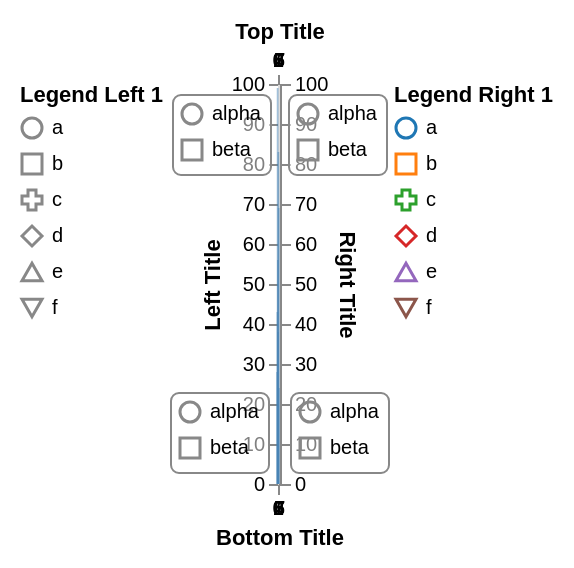

Here is the Vega-Lite specification saved for this chart:
### Vega specification from a JSON file in a GitHub repository (floating-point values rounded to 4 significant figures)
{"height": 200, "padding": 10, "signals": [{"name": "width", "update": "span(range('xscale'))"}, {"name": "cursor", "value": "default", "on": [{"events": {"marktype": "rect", "type": "mousedown"}, "update": {"value": "default"}}, {"events": {"marktype": "rect", "type": "mouseover"}, "update": {"value": "ew-resize"}}, {"events": {"marktype": "rect", "type": "mouseout"}, "update": {"value": "default"}}]}], "data": [{"name": "values", "values": [{"x": 0, "y": 28}, {"x": 1, "y": 43}, {"x": 2, "y": 99}, {"x": 3, "y": 56}, {"x": 4, "y": 38}, {"x": 5, "y": 83}, {"x": 6, "y": 69}, {"x": 7, "y": 24}]}], "scales": [{"name": "xscale", "type": "band", "bandSize": 40, "domain": {"data": "values", "field": "x"}}, {"name": "yscale", "type": "linear", "range": [{"signal": "height"}, 0], "domain": {"data": "values", "field": "y"}, "zero": true, "nice": true}, {"name": "shapeScale", "type": "ordinal", "domain": ["a", "b", "c", "d", "e", "f"], "range": ["circle", "square", "cross", "diamond", "triangle-up", "triangle-down"]}, {"name": "colorScale", "type": "ordinal", "domain": ["a", "b", "c", "d", "e", "f"], "scheme": "category10"}, {"name": "innerScale", "type": "ordinal", "domain": ["alpha", "beta"], "range": ["circle", "square"]}], "axes": [{"scale": "yscale", "orient": "left", "count": 5, "grid": false, "domain": true, "title": "Left Title"}, {"scale": "yscale", "orient": "right", "count": 5, "grid": true, "domain": true, "title": "Right Title"}, {"scale": "xscale", "orient": "top", "grid": false, "domain": true, "title": "Top Title"}, {"scale": "xscale", "orient": "bottom", "grid": true, "domain": true, "title": "Bottom Title"}], "legends": [{"shape": "shapeScale", "stroke": "colorScale", "title": "Legend Right 1"}, {"shape": "shapeScale", "orient": "left", "title": "Legend Left 1"}, {"shape": "innerScale", "orient": "top-left", "offset": 5, "padding": 4, "encode": {"legend": {"enter": {"fill": {"value": "#fff"}, "fillOpacity": {"value": 0.5}, "stroke": {"value": "#888"}, "cornerRadius": {"value": 4}}}}}, {"shape": "innerScale", "orient": "top-right", "offset": 5, "padding": 4, "encode": {"legend": {"enter": {"fill": {"value": "#fff"}, "fillOpacity": {"value": 0.5}, "stroke": {"value": "#888"}, "cornerRadius": {"value": 4}}}}}, {"shape": "innerScale", "orient": "bottom-left", "offset": 6, "padding": 4, "encode": {"legend": {"enter": {"fill": {"value": "#fff"}, "fillOpacity": {"value": 0.5}, "stroke": {"value": "#888"}, "cornerRadius": {"value": 4}}}}}, {"shape": "innerScale", "orient": "bottom-right", "interactive": true, "offset": 6, "padding": 4, "encode": {"legend": {"enter": {"cursor": {"value": "crosshair"}, "fill": {"value": "#fff"}, "fillOpacity": {"value": 0.5}, "stroke": {"value": "#888"}, "cornerRadius": {"value": 4}}, "update": {"stroke": {"value": "#888"}}, "hover": {"stroke": {"value": "#f8f"}}}}}], "marks": [{"type": "rect", "from": {"data": "values"}, "encode": {"enter": {"x": {"scale": "xscale", "field": "x"}, "width": {"scale": "xscale", "band": 1, "offset": -1}, "y": {"scale": "yscale", "field": "y"}, "y2": {"scale": "yscale", "value": 0}, "fill": {"value": "steelblue"}, "fillOpacity": {"value": 0.5}, "stroke": {"color": {"l": {"value": 50}, "a": {"value": 100}, "b": {"value": -20}}}, "cursor": {"value": "pointer"}}, "update": {"strokeWidth": {"value": 0}, "zindex": {"value": 0}}, "hover": {"strokeWidth": {"value": 5}, "zindex": {"value": 1}}}}]}
